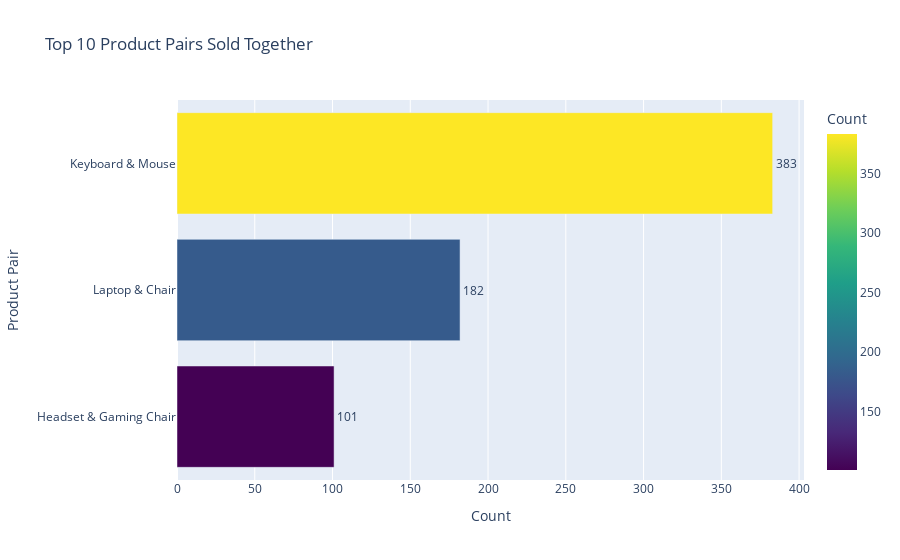

Here is the notebook cell this chart was saved with:
### Code cell
order_prod = sale_dataM.groupby('order_id')['product'].apply(list)
pair_counter = Counter()
for products in order_prod:
    unique_products = set(products)
    pairs = combinations(unique_products, 2)
    pair_counter.update(pairs)

top_pairs = pair_counter.most_common(10)

df_pairs = pd.DataFrame(top_pairs, columns=['Product Pair', 'Count'])
df_pairs['Product Pair'] = df_pairs['Product Pair'].apply(lambda x: f"{x[0]} & {x[1]}")

fig = px.bar(
    df_pairs[::-1], 
    x='Count',
    y='Product Pair',
    orientation='h',
    text='Count',
    title='Top 10 Product Pairs Sold Together',
    color='Count',
    color_continuous_scale='Viridis'
)

fig.update_traces(textposition='outside')
fig.update_layout(yaxis={'categoryorder':'total ascending'})
fig.show()

### Figure 1 — Plotly figure (JSON) as saved in the notebook; plotly's stock layout.template omitted (floating-point values rounded to 4 significant figures)
{"data": [{"alignmentgroup": "True", "hovertemplate": "Count=%{marker.color}<br>Product Pair=%{y}<extra></extra>", "legendgroup": "", "marker": {"color": [101, 182, 383], "coloraxis": "coloraxis", "pattern": {"shape": ""}}, "name": "", "offsetgroup": "", "orientation": "h", "showlegend": false, "text": [101, 182, 383], "textposition": "outside", "type": "bar", "x": [101, 182, 383], "xaxis": "x", "y": ["Headset & Gaming Chair", "Laptop & Chair", "Keyboard & Mouse"], "yaxis": "y"}], "layout": {"barmode": "relative", "coloraxis": {"colorbar": {"title": {"text": "Count"}}, "colorscale": [[0, "#440154"], [0.1111, "#482878"], [0.2222, "#3e4989"], [0.3333, "#31688e"], [0.4444, "#26828e"], [0.5556, "#1f9e89"], [0.6667, "#35b779"], [0.7778, "#6ece58"], [0.8889, "#b5de2b"], [1, "#fde725"]]}, "legend": {"tracegroupgap": 0}, "title": {"text": "Top 10 Product Pairs Sold Together"}, "xaxis": {"anchor": "y", "domain": [0, 1], "title": {"text": "Count"}}, "yaxis": {"anchor": "x", "categoryorder": "total ascending", "domain": [0, 1], "title": {"text": "Product Pair"}}}}
